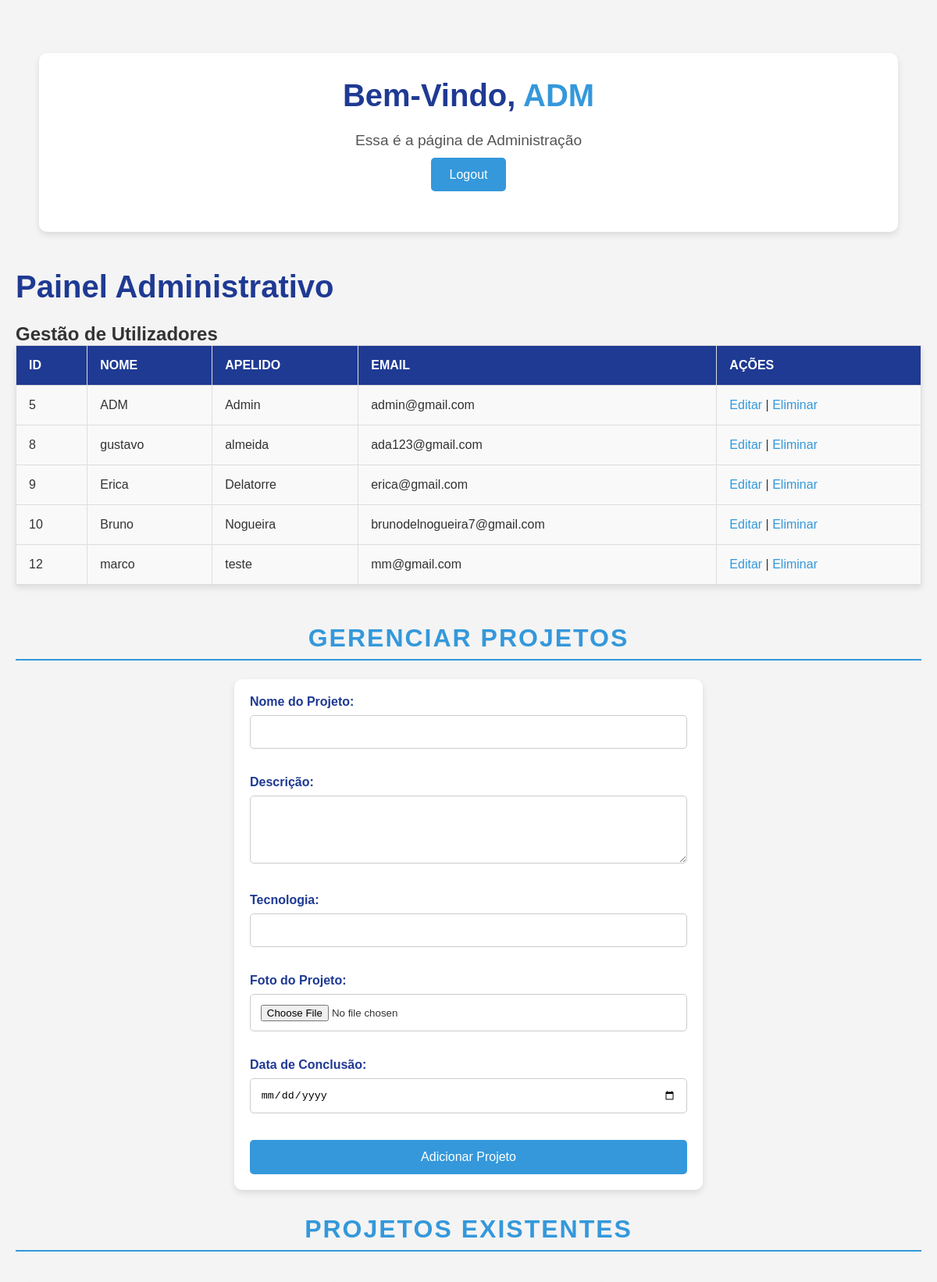
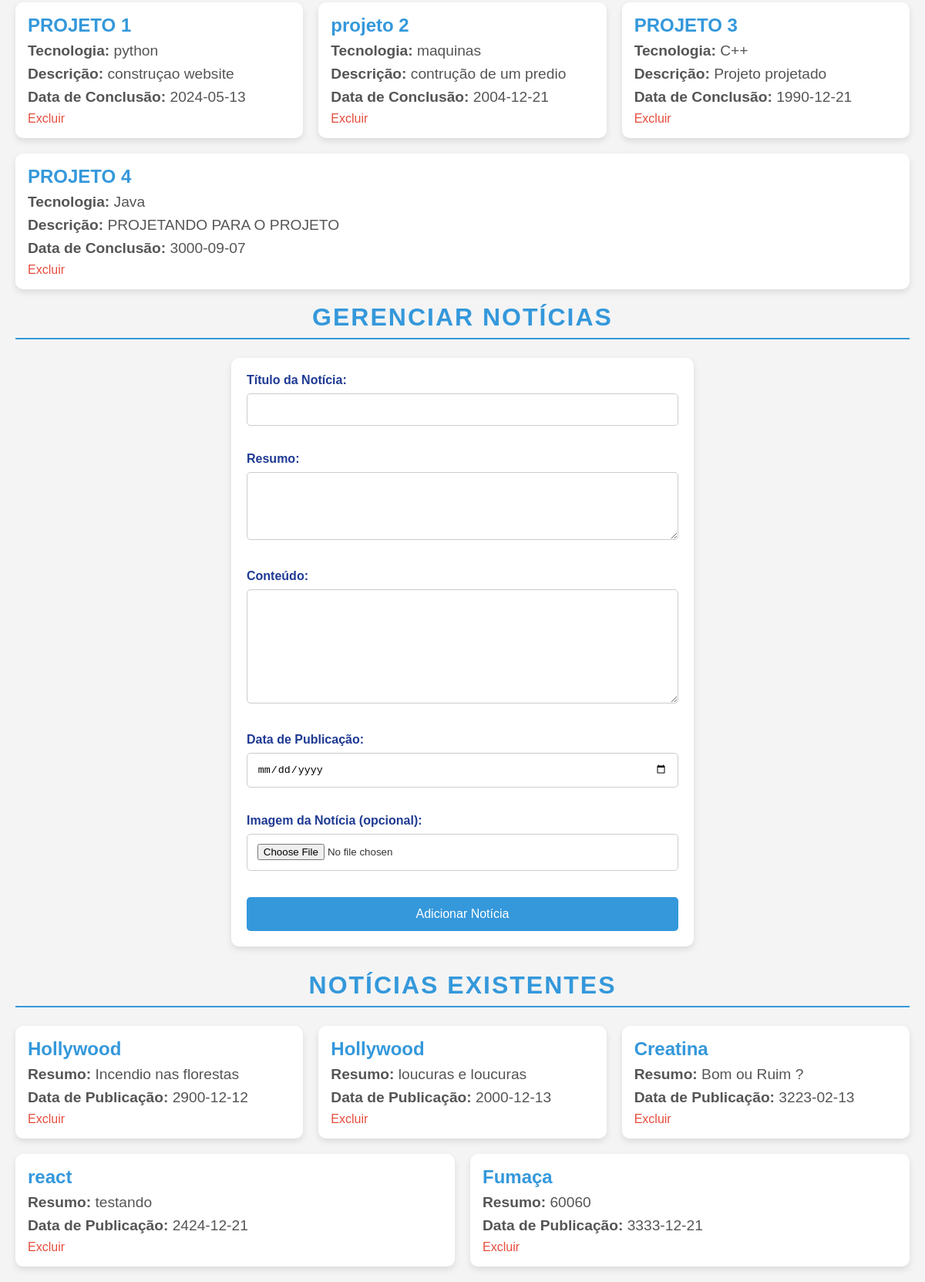
/admin_page.php (signed in), run on the app's committed database (2 pictures, top to bottom).
### tables this page shows
CREATE TABLE `utilizadores` (
  `id` int(11) NOT NULL,
  `name` varchar(100) NOT NULL,
  `apelido` varchar(100) NOT NULL,
  `email` varchar(150) NOT NULL,
  `password` varchar(255) NOT NULL,
  `user_type` enum('admin','user') NOT NULL,
  `created_at` timestamp NOT NULL DEFAULT current_timestamp()
);

CREATE TABLE `projetos` (
  `id` int(11) NOT NULL,
  `nome_projeto` varchar(255) NOT NULL,
  `descricao` text NOT NULL,
  `tecnologia` varchar(255) DEFAULT NULL,
  `foto` varchar(255) DEFAULT NULL,
  `data_conclusao` date DEFAULT NULL
);

CREATE TABLE `noticias` (
  `id` int(11) NOT NULL,
  `titulo` varchar(255) NOT NULL,
  `resumo` text NOT NULL,
  `conteudo` text NOT NULL,
  `data_publicacao` date DEFAULT NULL,
  `imagem` varchar(255) DEFAULT NULL
);

### admin_page.php (the view, shortened to what this page needs)
<?php
@include 'config.php';
$query_utilizadores = "SELECT * FROM utilizadores ORDER BY id ASC";
$result_utilizadores = mysqli_query($conn, $query_utilizadores);
?>
<!DOCTYPE html>
<html lang="pt">
<head>
</head>
<body>
   <div class="container">
      <div class="content">
         <h1>Bem-Vindo, <span><?php echo $_SESSION['admin_name'] ?></span></h1>
         <p>Essa é a página de Administração</p>
         <a href="logout.php" class="btn">Logout</a>
      </div>
   </div>
   <h1>Painel Administrativo</h1>
    <section>
        <h2>Gestão de Utilizadores</h2>
        <table border="1">
            <tr>
                <th>ID</th>
                <th>Nome</th>
                <th>Apelido</th>
                <th>Email</th>
                <th>Ações</th>
            </tr>
            <?php while ($utilizador = mysqli_fetch_assoc($result_utilizadores)) : ?>
                <tr>
                    <td><?php echo $utilizador['id']; ?></td>
                    <td><?php echo $utilizador['name']; ?></td>
                    <td><?php echo $utilizador['apelido']; ?></td>
                    <td><?php echo $utilizador['email']; ?></td>
                    <td>
                        <a href="editar_utilizador.php?id=<?php echo $utilizador['id']; ?>">Editar</a> |
                        <a href="eliminar_utilizador.php?id=<?php echo $utilizador['id']; ?>">Eliminar</a>
                    </td>
                </tr>
            <?php endwhile; ?>
        </table>
    </section>
<?php
$sql = "SELECT * FROM projetos";
$result = $conn->query($sql);
?>
<br>
<h3>Gerenciar Projetos</h3>
<form method="POST" enctype="multipart/form-data">
    <label for="nome_projeto">Nome do Projeto:</label>
    <input type="text" id="nome_projeto" name="nome_projeto" required><br><br>
    <label for="descricao">Descrição:</label>
    <textarea id="descricao" name="descricao" rows="4" cols="50" required></textarea><br><br>
    <label for="tecnologia">Tecnologia:</label>
    <input type="text" id="tecnologia" name="tecnologia"><br><br>
    <label for="foto">Foto do Projeto:</label>
    <input type="file" id="foto" name="foto" required><br><br>
    <label for="data_conclusao">Data de Conclusão:</label>
    <input type="date" id="data_conclusao" name="data_conclusao"><br><br>
    <input type="submit" name="add_projeto" value="Adicionar Projeto">
</form>
<h3>Projetos Existentes</h3>
<br>
<div class="projetos-admin-container">
    <?php
    if ($result->num_rows > 0) {
        while ($row = $result->fetch_assoc()) {
            echo "<div class='projeto'>";
            echo "<h4>" . $row['nome_projeto'] . "</h4>";
            echo "<p><strong>Tecnologia:</strong> " . $row['tecnologia'] . "</p>";
            echo "<p><strong>Descrição:</strong> " . $row['descricao'] . "</p>";
            echo "<p><strong>Data de Conclusão:</strong> " . $row['data_conclusao'] . "</p>";
            echo "<a href='admin_page.php?delete_id=" . $row['id'] . "' onclick='return confirm(\"Tem certeza que deseja excluir este projeto?\")'>Excluir</a>";
            echo "</div>";
        }
    } else {
        echo "<p>Nenhum projeto encontrado.</p>";
    }
    ?>
</div>
<?php
$sql = "SELECT * FROM noticias";
$result = $conn->query($sql);
?>
<br>
<h3>Gerenciar Notícias</h3>
<form method="POST" enctype="multipart/form-data">
    <label for="titulo">Título da Notícia:</label>
    <input type="text" id="titulo" name="titulo" required><br><br>
    <label for="resumo">Resumo:</label>
    <textarea id="resumo" name="resumo" rows="4" cols="50" required></textarea><br><br>
    <label for="conteudo">Conteúdo:</label>
    <textarea id="conteudo" name="conteudo" rows="8" cols="50" required></textarea><br><br>
    <label for="data_publicacao">Data de Publicação:</label>
    <input type="date" id="data_publicacao" name="data_publicacao" required><br><br>
    <label for="imagem">Imagem da Notícia (opcional):</label>
    <input type="file" id="imagem" name="imagem"><br><br>
    <input type="submit" name="add_noticia" value="Adicionar Notícia">
</form>
<h3>Notícias Existentes</h3>
<div class="noticias-admin-container">
    <?php
    if ($result->num_rows > 0) {
        while ($row = $result->fetch_assoc()) {
            echo "<div class='noticia'>";
            echo "<h4>" . $row['titulo'] . "</h4>";
            echo "<p><strong>Resumo:</strong> " . $row['resumo'] . "</p>";
            echo "<p><strong>Data de Publicação:</strong> " . $row['data_publicacao'] . "</p>";
            echo "<a href='admin_page.php?delete_id=" . $row['id'] . "' onclick='return confirm(\"Tem certeza que deseja excluir esta notícia?\")'>Excluir</a>";
            echo "</div>";
        }
    } else {
        echo "<p>Nenhuma notícia encontrada.</p>";
    }
    ?>
</div>
</body>
</html>

### admin_page.php (style rules this page uses)
* { margin: 0; padding: 0; box-sizing: border-box; }
body { font-family: Arial, sans-serif; background-color: #f4f4f4; color: #333; padding: 20px; }
.container { max-width: 1100px; margin: 3rem auto; padding: 2rem; background-color: white; border-radius: 10px; box-shadow: 0 4px 8px rgba(0, 0, 0, 0.1); }
.content { text-align: center; margin-bottom: 2rem; }
h1 { font-size: 2.5rem; color: #1f3a93; margin-bottom: 1.5rem; }
h1 span { color: #3498db; }
p { font-size: 1.2rem; margin-bottom: 1.5rem; color: #555; }
.btn { background-color: #3498db; color: white; padding: 0.8rem 1.5rem; border: none; border-radius: 5px; cursor: pointer; font-size: 1rem; text-decoration: none; transition: background-color 0.3s ease; }
table { width: 100%; border-collapse: collapse; margin-bottom: 2rem; box-shadow: 0 4px 8px rgba(0, 0, 0, 0.1); }
table, th, td { border: 1px solid #ddd; }
th, td { padding: 1rem; text-align: left; }
th { background-color: #1f3a93; color: white; text-transform: uppercase; }
td { background-color: #f9f9f9; }
td a { color: #3498db; text-decoration: none; transition: color 0.3s ease; }
h3 { font-size: 2rem; color: #3498db; text-align: center; text-transform: uppercase; letter-spacing: 2px; margin-bottom: 1.5rem; border-bottom: 2px solid #3498db; padding-bottom: 0.5rem; }
form { background-color: white; padding: 20px; border-radius: 10px; box-shadow: 0 4px 8px rgba(0, 0, 0, 0.1); max-width: 600px; margin: 0 auto 2rem auto; }
label { font-weight: bold; margin-bottom: 0.5rem; display: block; color: #1f3a93; }
input[type="text"], input[type="email"], input[type="date"], input[type="file"], textarea { width: 100%; padding: 0.8rem; border: 1px solid #ccc; border-radius: 5px; margin-bottom: 1rem; transition: border-color 0.3s ease; }
input[type="submit"] { background-color: #3498db; color: white; border: none; padding: 0.8rem 1.5rem; cursor: pointer; transition: background-color 0.3s ease; border-radius: 5px; width: 100%; font-size: 1rem; }
.projetos-admin-container, .noticias-admin-container { display: flex; flex-wrap: wrap; gap: 20px; }
.projeto, .noticia { background-color: white; padding: 1rem; border-radius: 10px; box-shadow: 0 4px 8px rgba(0, 0, 0, 0.1); flex: 1 1 calc(33.333% - 20px); }
.projeto h4, .noticia h4 { font-size: 1.5rem; color: #3498db; margin-bottom: 0.5rem; }
.projeto p, .noticia p { margin-bottom: 0.5rem; color: #555; }
.projeto a, .noticia a { color: #e74c3c; text-decoration: none; transition: color 0.3s ease; }

### data on the page
utilizadores: id "5", name "ADM", apelido "Admin", email "admin@gmail.com"
utilizadores: id "8", name "gustavo", apelido "almeida", email "ada123@gmail.com"
utilizadores: id "9", name "Erica", apelido "Delatorre", email "erica@gmail.com"
utilizadores: id "10", name "Bruno", apelido "Nogueira", email "brunodelnogueira7@gmail.com"
utilizadores: id "12", name "marco", apelido "teste", email "mm@gmail.com"
projetos: nome_projeto "PROJETO 1", tecnologia "python", descricao "construçao website", data_conclusao "2024-05-13"
projetos: nome_projeto "projeto 2", tecnologia "maquinas", descricao "contrução de um predio", data_conclusao "2004-12-21"
projetos: nome_projeto "PROJETO 3", tecnologia "C++", descricao "Projeto projetado", data_conclusao "1990-12-21"
projetos: nome_projeto "PROJETO 4", tecnologia "Java", descricao "PROJETANDO PARA O PROJETO", data_conclusao "3000-09-07"
noticias: titulo "Hollywood", resumo "Incendio nas florestas", data_publicacao "2900-12-12"
noticias: titulo "Hollywood", resumo "loucuras e loucuras", data_publicacao "2000-12-13"
noticias: titulo "Creatina", resumo "Bom ou Ruim ?", data_publicacao "3223-02-13"
noticias: titulo "react", resumo "testando", data_publicacao "2424-12-21"
noticias: titulo "Fumaça", resumo "60060", data_publicacao "3333-12-21"

### other printed values
$_SESSION['admin_name'] "ADM"
